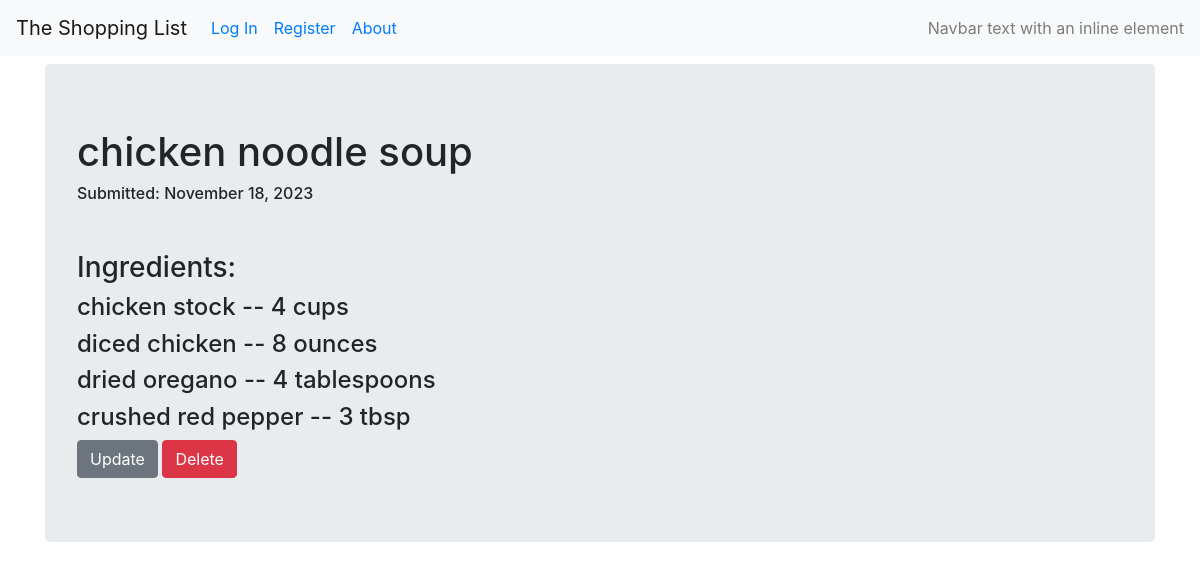
Page /recipes/2 on the committed database.
### crud_recipe/models.py (models this page shows, shortened)
@dataclass
class Recipe(db.Model):
    __tablename__ = 'recipes'
    id = db.Column(db.Integer(), primary_key=True)
    name = db.Column(db.String(100))
    user_id = db.Column(db.Integer, db.ForeignKey('users.id'))
    date = db.Column(db.DateTime, nullable=False, default=datetime.utcnow)

@dataclass
class RecipeToIngredient(db.Model):
    __tablename__ = 'recipe_to_ingredient'
    recipe_id = db.Column(db.Integer, db.ForeignKey('recipes.id'), primary_key=True)
    ingredient_id = db.Column(db.Integer, db.ForeignKey('ingredients.id'), primary_key=True)
    ingredient_quantity = db.Column(db.Integer)
    ingredient_measurement = db.Column(db.String(50))

@dataclass
class Ingredient(db.Model):
    __tablename__ = 'ingredients'
    id = db.Column(db.Integer, primary_key=True)
    name = db.Column(db.String(100), nullable=False)     ## are any validators/conditionals required here or are none needed?

### crud_recipe/recipes/views.py (the view)
@recipe_views.route('/<int:recipe_id>')
def recipe_view(recipe_id):
    recipe = Recipe.query.get_or_404(recipe_id)
    recipe_ingredients_query = (
                        db.session.query(Ingredient.name, RecipeToIngredient.ingredient_quantity, RecipeToIngredient.ingredient_measurement)
                        .join(Ingredient, RecipeToIngredient.ingredient_id == Ingredient.id)
                        .where(RecipeToIngredient.recipe_id == recipe.id)
                        )
    recipe_ingredients = recipe_ingredients_query.all()
    return render_template('recipe.html', recipe_name=recipe.name,
                            submit_date=recipe.date, recipe=recipe, recipe_ingredients=recipe_ingredients)

### crud_recipe/templates/recipe.html (shortened to what this page needs)
{% extends "base.html" %}
{% block content %}
<div class="jumbotron">
  <h1>{{ recipe_name }}</h1>
  <h6>Submitted: {{ recipe.date.strftime('%B %d, %Y') }}</h6>
<p>
  <br>
</p>
<div>
  <h3>Ingredients:</h3>
</div>
<div>
  {% for ingredient in recipe_ingredients %}
  <div>
  <h4>{{ ingredient[0] }} -- {{ ingredient[1] }} {{ ingredient[2] }}</h4>
  </div>
  {% endfor %}
</div>
<div>
  <a class="btn btn-secondary" href="{{ url_for('recipes.update', recipe_id=recipe.id) }}">Update</a>
  <button type="button" class="btn btn-danger" data-toggle="modal" data-target="#del_modal" href="{{ url_for('recipes.delete_recipe', recipe_id=recipe.id) }}">Delete</button>
</div>
{% endblock content %}

### rows in the picture
Recipe: name "chicken noodle soup", date "November 18, 2023"
RecipeToIngredient: name "chicken stock", ingredient_quantity "4", ingredient_measurement "cups"
RecipeToIngredient: name "diced chicken", ingredient_quantity "8", ingredient_measurement "ounces"
RecipeToIngredient: name "dried oregano", ingredient_quantity "4", ingredient_measurement "tablespoons"
RecipeToIngredient: name "crushed red pepper", ingredient_quantity "3", ingredient_measurement "tbsp"
